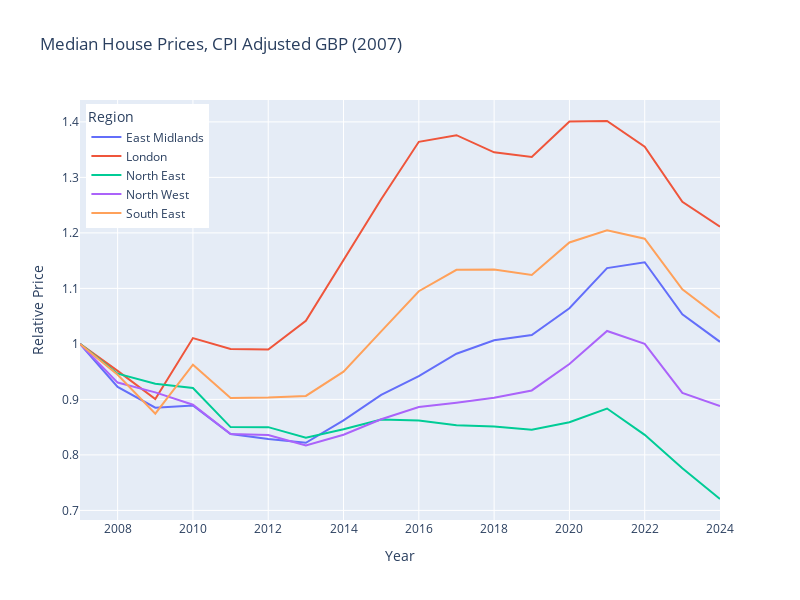

Write notebook code for a chart like this one.
### Code cell
# Post-GFC

gbp_cpi = (
    fred.Fred_Pull('GBRCPIALLMINMEI',
                   '899901ba06f09b9961a73113b1834a15').index(2007)
                   .resample('YE').mean()
                   .assign(year=lambda df: df.index.year).set_index('year')
)

import plotly.express as px
fig = px.line(df_median_screened.loc[df_median_screened.index>2006].mul(gbp_cpi.values,axis=1).apply(lambda x: x/x.iloc[0],axis=0),
              labels={
                  'index':'Year',
                  'value':'Relative Price'
              },
              width=800, height=600,
              title='Median House Prices, CPI Adjusted GBP (2007)')

fig.update_layout(legend=dict(
    title='Region',
    yanchor="top",
    y=0.99,
    xanchor="left",
    x=0.01
))

fig.show()

### Figure 1 — Plotly figure (JSON) as saved in the notebook; plotly's stock layout.template omitted (floating-point values rounded to 4 significant figures)
{"data": [{"hovertemplate": "variable=East Midlands<br>Year=%{x}<br>Relative Price=%{y}<extra></extra>", "legendgroup": "East Midlands", "line": {"color": "#636efa", "dash": "solid"}, "marker": {"symbol": "circle"}, "mode": "lines", "name": "East Midlands", "orientation": "v", "showlegend": true, "type": "scatter", "x": [2007, 2008, 2009, 2010, 2011, 2012, 2013, 2014, 2015, 2016, 2017, 2018, 2019, 2020, 2021, 2022, 2023, 2024], "xaxis": "x", "y": [1, 0.9226, 0.8851, 0.8892, 0.8377, 0.8287, 0.8218, 0.8621, 0.908, 0.9417, 0.9823, 1.006, 1.016, 1.064, 1.137, 1.147, 1.053, 1.004], "yaxis": "y"}, {"hovertemplate": "variable=London<br>Year=%{x}<br>Relative Price=%{y}<extra></extra>", "legendgroup": "London", "line": {"color": "#EF553B", "dash": "solid"}, "marker": {"symbol": "circle"}, "mode": "lines", "name": "London", "orientation": "v", "showlegend": true, "type": "scatter", "x": [2007, 2008, 2009, 2010, 2011, 2012, 2013, 2014, 2015, 2016, 2017, 2018, 2019, 2020, 2021, 2022, 2023, 2024], "xaxis": "x", "y": [1, 0.9514, 0.9006, 1.01, 0.9909, 0.9898, 1.042, 1.151, 1.261, 1.364, 1.376, 1.345, 1.337, 1.401, 1.402, 1.355, 1.256, 1.211], "yaxis": "y"}, {"hovertemplate": "variable=North East<br>Year=%{x}<br>Relative Price=%{y}<extra></extra>", "legendgroup": "North East", "line": {"color": "#00cc96", "dash": "solid"}, "marker": {"symbol": "circle"}, "mode": "lines", "name": "North East", "orientation": "v", "showlegend": true, "type": "scatter", "x": [2007, 2008, 2009, 2010, 2011, 2012, 2013, 2014, 2015, 2016, 2017, 2018, 2019, 2020, 2021, 2022, 2023, 2024], "xaxis": "x", "y": [1, 0.9464, 0.9281, 0.9206, 0.8501, 0.85, 0.8309, 0.8463, 0.8636, 0.8618, 0.8534, 0.851, 0.8453, 0.8588, 0.8836, 0.8362, 0.7759, 0.7206], "yaxis": "y"}, {"hovertemplate": "variable=North West<br>Year=%{x}<br>Relative Price=%{y}<extra></extra>", "legendgroup": "North West", "line": {"color": "#ab63fa", "dash": "solid"}, "marker": {"symbol": "circle"}, "mode": "lines", "name": "North West", "orientation": "v", "showlegend": true, "type": "scatter", "x": [2007, 2008, 2009, 2010, 2011, 2012, 2013, 2014, 2015, 2016, 2017, 2018, 2019, 2020, 2021, 2022, 2023, 2024], "xaxis": "x", "y": [1, 0.9303, 0.9126, 0.8905, 0.8376, 0.8359, 0.8171, 0.8364, 0.8642, 0.8862, 0.8939, 0.903, 0.9161, 0.9638, 1.023, 1.0, 0.9119, 0.888], "yaxis": "y"}, {"hovertemplate": "variable=South East<br>Year=%{x}<br>Relative Price=%{y}<extra></extra>", "legendgroup": "South East", "line": {"color": "#FFA15A", "dash": "solid"}, "marker": {"symbol": "circle"}, "mode": "lines", "name": "South East", "orientation": "v", "showlegend": true, "type": "scatter", "x": [2007, 2008, 2009, 2010, 2011, 2012, 2013, 2014, 2015, 2016, 2017, 2018, 2019, 2020, 2021, 2022, 2023, 2024], "xaxis": "x", "y": [1, 0.9443, 0.8744, 0.9624, 0.9024, 0.9034, 0.9063, 0.9499, 1.023, 1.095, 1.133, 1.134, 1.124, 1.183, 1.205, 1.189, 1.098, 1.047], "yaxis": "y"}], "layout": {"height": 600, "legend": {"title": {"text": "Region"}, "tracegroupgap": 0, "x": 0.01, "xanchor": "left", "y": 0.99, "yanchor": "top"}, "title": {"text": "Median House Prices, CPI Adjusted GBP (2007)"}, "width": 800, "xaxis": {"anchor": "y", "domain": [0, 1], "title": {"text": "Year"}}, "yaxis": {"anchor": "x", "domain": [0, 1], "title": {"text": "Relative Price"}}}}
